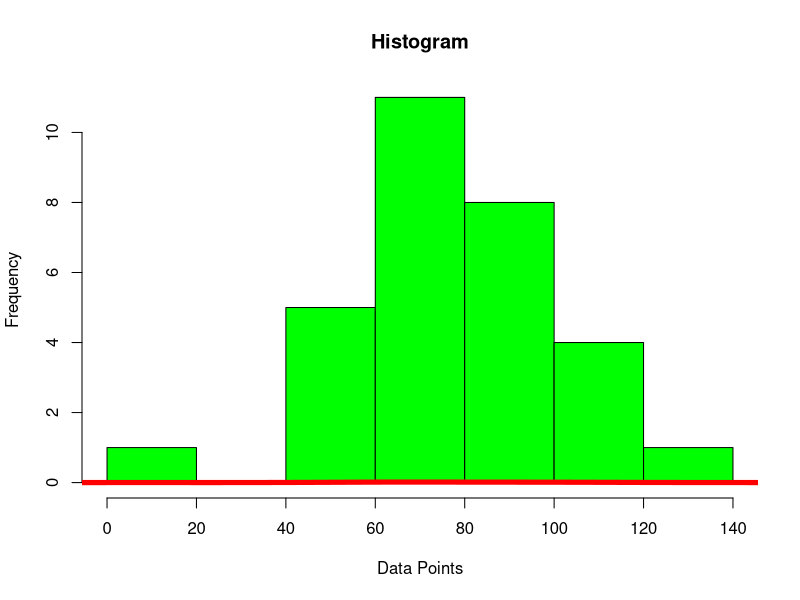

Source code (R):
my_dataset = c(91,49,76,112,97,42,70, 100, 8, 112, 95, 90, 78, 62, 56, 94, 65, 58, 109, 70, 109, 91, 71, 76, 68, 62, 134, 57, 83, 66)

hist(my_dataset, xlab = 'Data Points', ylab = 'Frequency', main = 'Histogram', freq = TRUE, col='green')

lines(density(my_dataset), col='red', lwd=5)


